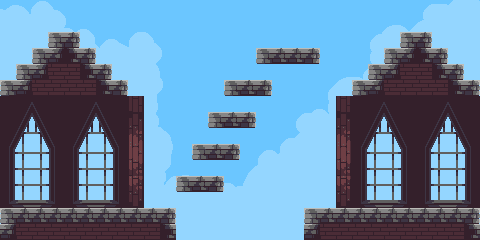

Below is a game level as drawn by its tile map, then a one-line description and the .tmx file that defines it, in full:
An orthogonal 30x15 tile map with 16x16 px tiles, 2 tile layers (Map, Ground), 1 image layer and 23 objects.

<map version="1.2" tiledversion="2019.11.20" orientation="orthogonal" renderorder="right-down" compressionlevel="0" width="30" height="15" tilewidth="16" tileheight="16" infinite="0" nextlayerid="7" nextobjectid="40">
 <tileset firstgid="1" source="../Tilesets/Temp_tileset.tsx" />
 <imagelayer id="2" name="Background" offsetx="-6.82491" offsety="-3.41245">
  <image source="../Images/Temp_image_1.png" width="496" height="272" />
 </imagelayer>
 <layer id="3" name="Map" width="30" height="15">
  <data encoding="csv">
0,0,0,0,0,0,0,0,0,0,0,0,0,0,0,0,0,0,0,0,0,0,0,0,0,0,0,0,0,0,
0,0,0,0,0,0,0,0,0,0,0,0,0,0,0,0,0,0,0,0,0,0,0,0,0,0,0,0,0,0,
0,0,0,25,5,0,0,0,0,0,0,0,0,0,0,0,0,0,0,0,0,0,0,0,0,25,5,0,0,0,
0,0,25,26,28,5,0,0,0,0,0,0,0,0,0,0,0,0,0,0,0,0,0,0,25,26,28,5,0,0,
0,25,26,50,49,28,29,0,0,0,0,0,0,0,0,0,0,0,0,0,0,0,0,25,26,50,49,28,29,0,
25,26,50,51,51,51,28,5,0,0,0,0,0,0,0,0,0,0,0,0,0,0,25,26,50,51,51,51,28,5,
139,140,141,142,139,140,141,142,1,0,0,0,0,0,0,0,0,0,0,0,0,1,139,140,141,142,139,140,141,142,
162,163,164,165,162,163,164,165,24,0,0,0,0,0,0,0,0,0,0,0,0,24,162,163,164,165,162,163,164,165,
185,186,187,188,185,186,187,188,47,0,0,0,0,0,0,0,0,0,0,0,0,47,185,186,187,188,185,186,187,188,
208,209,210,211,208,209,210,211,70,0,0,0,0,0,0,0,0,0,0,0,0,70,208,209,210,211,208,209,210,211,
231,232,233,234,231,232,233,234,93,0,0,0,0,0,0,0,0,0,0,0,0,93,231,232,233,234,231,232,233,234,
254,255,256,257,254,255,256,257,93,0,0,0,0,0,0,0,0,0,0,0,0,93,254,255,256,257,254,255,256,257,
277,278,279,280,277,278,279,280,116,0,0,0,0,0,0,0,0,0,0,0,0,116,277,278,279,280,277,278,279,280,
0,0,0,0,0,0,0,0,0,0,0,0,0,0,0,0,0,0,0,0,0,0,0,0,0,0,0,0,0,0,
0,0,0,0,0,0,0,0,0,0,0,0,0,0,0,0,0,0,0,0,0,0,0,0,0,0,0,0,0,0
</data>
 </layer>
 <layer id="1" name="Ground" width="30" height="15">
  <data encoding="csv">
0,0,0,0,0,0,0,0,0,0,0,0,0,0,0,0,0,0,0,0,0,0,0,0,0,0,0,0,0,0,
0,0,0,0,0,0,0,0,0,0,0,0,0,0,0,0,0,0,0,0,0,0,0,0,0,0,0,0,0,0,
0,0,0,0,0,0,0,0,0,0,0,0,0,0,0,0,0,0,0,0,0,0,0,0,0,0,0,0,0,0,
0,0,0,0,0,0,0,0,0,0,0,0,0,0,0,0,3,4,4,5,0,0,0,0,0,0,0,0,0,0,
0,0,0,0,0,0,0,0,0,0,0,0,0,0,0,0,0,0,0,0,0,0,0,0,0,0,0,0,0,0,
0,0,0,0,0,0,0,0,0,0,0,0,0,0,3,4,5,0,0,0,0,0,0,0,0,0,0,0,0,0,
0,0,0,0,0,0,0,0,0,0,0,0,0,0,0,0,0,0,0,0,0,0,0,0,0,0,0,0,0,0,
0,0,0,0,0,0,0,0,0,0,0,0,0,3,4,5,0,0,0,0,0,0,0,0,0,0,0,0,0,0,
0,0,0,0,0,0,0,0,0,0,0,0,0,0,0,0,0,0,0,0,0,0,0,0,0,0,0,0,0,0,
0,0,0,0,0,0,0,0,0,0,0,0,3,4,5,0,0,0,0,0,0,0,0,0,0,0,0,0,0,0,
0,0,0,0,0,0,0,0,0,0,0,0,0,0,0,0,0,0,0,0,0,0,0,0,0,0,0,0,0,0,
0,0,0,0,0,0,0,0,0,0,0,3,4,5,0,0,0,0,0,0,0,0,0,0,0,0,0,0,0,0,
0,0,0,0,0,0,0,0,0,0,0,0,0,0,0,0,0,0,0,0,0,0,0,0,0,0,0,0,0,0,
3,4,4,4,4,4,4,4,4,4,5,0,0,0,0,0,0,0,0,3,4,4,4,4,4,4,4,4,4,5,
26,27,27,27,27,27,27,27,27,27,28,0,0,0,0,0,0,0,0,26,27,27,27,27,27,27,27,27,27,28
</data>
 </layer>
 <objectgroup id="5" name="Collision">
  <object id="1" x="0" y="208" width="176" height="32">
   <properties>
    <property name="name" value="collider" />
   </properties>
  </object>
  <object id="2" x="304" y="208" width="192" height="32">
   <properties>
    <property name="name" value="collider" />
   </properties>
  </object>
  <object id="8" x="0" y="0" width="16" height="208">
   <properties>
    <property name="name" value="collider" />
   </properties>
  </object>
  <object id="13" x="464" y="0" width="16" height="144">
   <properties>
    <property name="name" value="collider" />
   </properties>
  </object>
  <object id="18" x="176" y="176" width="48" height="16">
   <properties>
    <property name="name" value="collider" />
   </properties>
  </object>
  <object id="19" x="192" y="144" width="48" height="16">
   <properties>
    <property name="name" value="collider" />
   </properties>
  </object>
  <object id="20" x="208" y="112" width="48" height="16">
   <properties>
    <property name="name" value="collider" />
   </properties>
  </object>
  <object id="21" x="224" y="80" width="48" height="16">
   <properties>
    <property name="name" value="collider" />
   </properties>
  </object>
  <object id="23" x="256" y="48" width="64" height="16">
   <properties>
    <property name="name" value="collider" />
   </properties>
  </object>
  <object id="26" x="352" y="80" width="16" height="16">
   <properties>
    <property name="name" value="collider" />
   </properties>
  </object>
  <object id="27" x="368" y="64" width="16" height="16">
   <properties>
    <property name="name" value="collider" />
   </properties>
  </object>
  <object id="28" x="384" y="48" width="16" height="16">
   <properties>
    <property name="name" value="collider" />
   </properties>
  </object>
  <object id="29" x="400" y="32" width="32" height="16">
   <properties>
    <property name="name" value="collider" />
   </properties>
  </object>
  <object id="30" x="432" y="48" width="16" height="16">
   <properties>
    <property name="name" value="collider" />
   </properties>
  </object>
  <object id="31" x="448" y="64" width="16" height="16">
   <properties>
    <property name="name" value="collider" />
   </properties>
  </object>
  <object id="32" x="16" y="64" width="16" height="16">
   <properties>
    <property name="name" value="collider" />
   </properties>
  </object>
  <object id="33" x="32" y="48" width="16" height="16">
   <properties>
    <property name="name" value="collider" />
   </properties>
  </object>
  <object id="34" x="48" y="32" width="32" height="16">
   <properties>
    <property name="name" value="collider" />
   </properties>
  </object>
  <object id="35" x="80" y="48" width="16" height="16">
   <properties>
    <property name="name" value="collider" />
   </properties>
  </object>
  <object id="36" x="96" y="64" width="16" height="16">
   <properties>
    <property name="name" value="collider" />
   </properties>
  </object>
  <object id="37" x="112" y="80" width="16" height="16">
   <properties>
    <property name="name" value="collider" />
   </properties>
  </object>
 </objectgroup>
 <objectgroup id="6" name="Pickup">
  <object id="14" x="448" y="160" width="32" height="48">
   <properties>
    <property name="doorID" type="int" value="0" />
    <property name="name" value="locked" />
   </properties>
  </object>
  <object id="39" x="416" y="16" width="16" height="16">
   <properties>
    <property name="keyID" type="int" value="0" />
    <property name="name" value="pickup" />
   </properties>
  </object>
 </objectgroup>
</map>
